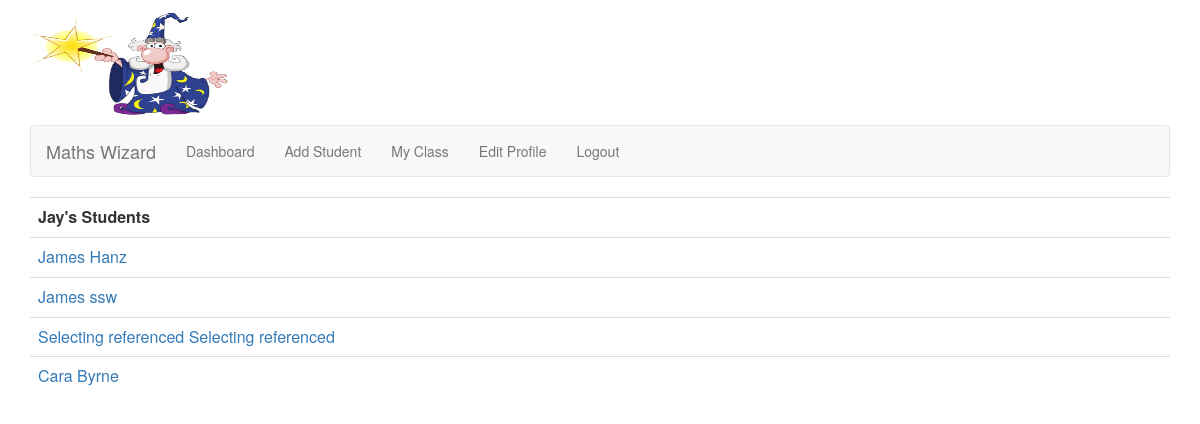
/mathswizard/students/ (signed in), run on the app's committed database.
### mathswizard/models.py (models this page shows, shortened)
class StudentProfile(models.Model):
	user = models.OneToOneField(User)
	teacher = models.ForeignKey(User, related_name = 'Test', default= 1)
	first_name = models.CharField(max_length = 100, default= '', blank=True)
	last_name = models.CharField(max_length = 100, default= '', blank=True)
	FOCUS_CHOICES = (
		('Addition', 'Addition'),
		('Multiplication', 'Multiplication'),
		('Subtraction', 'Subtraction')
	)
	LIKES_CHOICES = (
		('Addition', 'Addition'),
		('Multiplication', 'Multiplication'),
		('Subtraction', 'Subtraction'),
		('N/A', 'N/A')
	)
	DIFFICULTY_CHOICES = (
		('Beginner', 'Beginner'),
		('Intermediate', 'Intermediate'),
		('Advanced', 'Advanced'),
	)
	focus = models.CharField(max_length = 100, choices = FOCUS_CHOICES, default = 'Addition')
	difficulty = models.CharField(max_length = 100, choices = DIFFICULTY_CHOICES, default = 'Beginner')
	likes = models.CharField(max_length = 100, choices = LIKES_CHOICES, default = 'N/A')
	dislikes = models.CharField(max_length = 100, choices = LIKES_CHOICES, default = 'N/A')
	level = models.IntegerField(default = '1')
	completed = models.IntegerField(default = '0')
	cof = models.IntegerField(default = '0')
	skipped = models.IntegerField(default = '0')
	levelprog = models.IntegerField(default = '0')

### mathswizard/views.py (the view)
@login_required
def students(request):
	my_students = StudentProfile.objects.filter(teacher=request.user)
	return render(request, 'mathswizard/mystudents.html', {'my_students': my_students})

### mathswizard/templates/mathswizard/mystudents.html
{% extends "mathswizard/LoggedInHeader.html" %}
{% block content %}
	{% if my_students %}
	<table class="table">
		<tbody>
		<th scope="col">{{ request.user.first_name }}'s Students</th>
		{% for student in my_students %}
			<tr><td><a href ="/mathswizard/dashboard/mystudents/{{ student.id }}/"> {{ student.first_name }} {{ student.last_name }}</a></td></tr>
		{% endfor %}
		</tbody>
	</table>
	{% else %}
		<h3> You haven't added any students yet </h3>
	{% endif %}
{% endblock %}

### mathswizard/templates/mathswizard/LoggedInHeader.html (shortened to what this page needs)
<DOCTYPE html>
<html lang='en'>
<head>
	{% load static %}
	<link rel="stylesheet" href="https://maxcdn.bootstrapcdn.com/bootstrap/3.3.7/css/bootstrap.min.css">
</head>
<img src="{% static 'mathswizard/wizard.png' %}" style="width:200px;height:125px;">
<nav class="navbar navbar-default">
  <div class="container-fluid">
    <div class="navbar-header">
      <a class="navbar-brand" href="/mathswizard/dashboard/">Maths Wizard</a>
    </div>
    <ul class="nav navbar-nav">
      <li><a href="/mathswizard/dashboard/" style="border-radius:5px 5px 0px 0px;">Dashboard</a></li>
      <li><a href="/mathswizard/add_student/" style="border-radius:0px 5px 5px 0px">Add Student</a></li>
	  <li><a href="/mathswizard/students/" style="border-radius:0px 5px 5px 0px">My Class</a></li>
	  <li><a href="/mathswizard/dashboard/edit_user" style="border-radius:0px 5px 5px 0px">Edit Profile</a></li>
	  <li><a href="/mathswizard/logout/" style="border-radius:0px 5px 5px 0px">Logout</a></li>
    </ul>
  </div>
</nav>
<body class='container'>
	<div>
		{% block content %}
		{% endblock %}
	</div>
</body>
</html>

### data on the page
StudentProfile: first_name "James", last_name "Hanz"
StudentProfile: first_name "James", last_name "ssw"
StudentProfile: first_name "Selecting referenced", last_name "Selecting referenced"
StudentProfile: first_name "Cara", last_name "Byrne"

### other printed values
{{ request.user.first_name }} "Jay"
